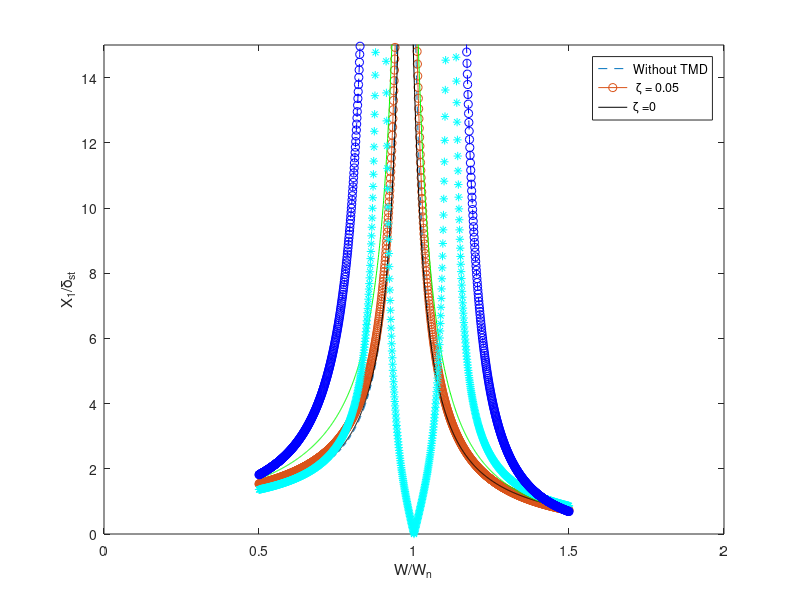

Source code (MATLAB):
s = 1;
%.................... zeta = 1
% .....................mue = 0.05
zeta = 1;
mue = 0.05;
g = 0.5:0.001:1.5;

tzg2 = (2*zeta.*g).^2 ; 
%.......................tzg2 = (2*zeta*g)^2
g2_s2_2 = (g.^2-s.^2).^2 ;
%........................g2_s2-2 = (g.^2-s.^2)^2
g2_1mueg2_2 = (g.^2-1+mue.*g.^2).^2;
mues2g2 = mue.*s.^2*g.^2;
g2_1 = g.^2-1 ;
g2_s2 = g.^2-s.^2;
x1_r =sqrt((tzg2+g2_s2_2)./(tzg2.*g2_1mueg2_2+(mues2g2-g2_1.*g2_s2).^2));
x2_r =sqrt((tzg2+s.^4)./(tzg2.*g2_1mueg2_2+(mues2g2-g2_1.*g2_s2).^2));
plot(g,x1_r,'--',g,x2_r,'-o');
hold on
%%
%................. zeta = 0.5
%................. mue = 0.05
zeta = 0.5;
mue = 0.05;
g = 0.5:0.001:1.5;
tzg2 = (2*zeta.*g).^2 ;
%............................tzg2 = (2*zeta*g)^2
g2_s2_2 = (g.^2-s.^2).^2 ;
%............................g2_s2-2 = (g.^2-s.^2)^2
g2_1mueg2_2 = (g.^2-1+mue.*g.^2).^2;
mues2g2 = mue.*s.^2*g.^2;
g2_1 = g.^2-1;
g2_s2 = g.^2-s.^2;
x1_r =sqrt((tzg2+g2_s2_2)./(tzg2.*g2_1mueg2_2+(mues2g2-g2_1.*g2_s2).^2));
x2_r=sqrt((tzg2+s.^4)./(tzg2.*g2_1mueg2_2+(mues2g2-g2_1.*g2_s2).^2));
plot(g,x1_r,'k-',g,x2_r,'g');
hold on

%%
%..................... zeta = 0
%..................... mue = 0.1
zeta = 0;
mue = 0.05;
g = 0.5:0.001:1.5;
tzg2 = (2*zeta.*g).^2 ;
%.............................tzg2 = (2*zeta*g)^2
g2_s2_2 = (g.^2-s.^2).^2 ;
%.............................g2_s2-2 = (g.^2-s.^2)^2
g2_1mueg2_2 = (g.^2-1+mue.*g.^2).^2;
mues2g2 = mue.*s.^2*g.^2;
g2_1 = g.^2-1;
g2_s2 = g.^2-s.^2;
x1_r =sqrt((tzg2+g2_s2_2)./(tzg2.*g2_1mueg2_2+(mues2g2-g2_1.*g2_s2).^2));
x2_r=sqrt((tzg2+s.^4)./(tzg2.*g2_1mueg2_2+(mues2g2-g2_1.*g2_s2).^2));
plot(g,x1_r,'c*',g,x2_r,'b--o');
hold on
xlabel('W/W_n')
ylabel('X_1/\delta_{st}')
legend('Without TMD',' \zeta = 0.05','\zeta =0')

axis ([0 2 0 15])

